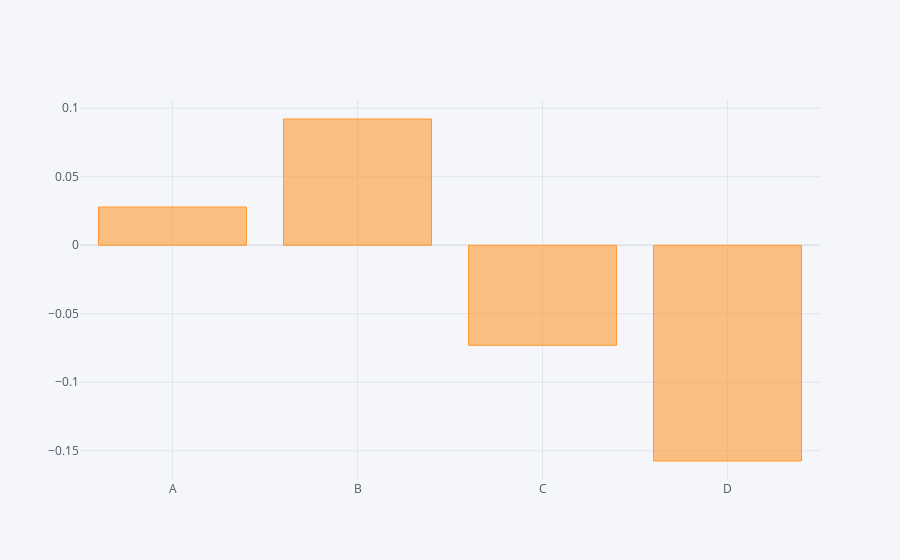

Write notebook code for a chart like this one.
### Code cell
df.mean().iplot(kind="bar")

### Figure 1 — Plotly figure (JSON) as saved in the notebook; plotly's stock layout.template omitted (floating-point values rounded to 4 significant figures)
{"data": [{"marker": {"color": "rgba(255, 153, 51, 0.6)", "line": {"color": "rgba(255, 153, 51, 1.0)", "width": 1}}, "name": "None", "orientation": "v", "text": "", "type": "bar", "x": ["A", "B", "C", "D"], "y": [0.02791, 0.09216, -0.07304, -0.1575]}], "layout": {"legend": {"bgcolor": "#F5F6F9", "font": {"color": "#4D5663"}}, "paper_bgcolor": "#F5F6F9", "plot_bgcolor": "#F5F6F9", "title": {"font": {"color": "#4D5663"}}, "xaxis": {"gridcolor": "#E1E5ED", "showgrid": true, "tickfont": {"color": "#4D5663"}, "title": {"font": {"color": "#4D5663"}, "text": ""}, "zerolinecolor": "#E1E5ED"}, "yaxis": {"gridcolor": "#E1E5ED", "showgrid": true, "tickfont": {"color": "#4D5663"}, "title": {"font": {"color": "#4D5663"}, "text": ""}, "zerolinecolor": "#E1E5ED"}}}
